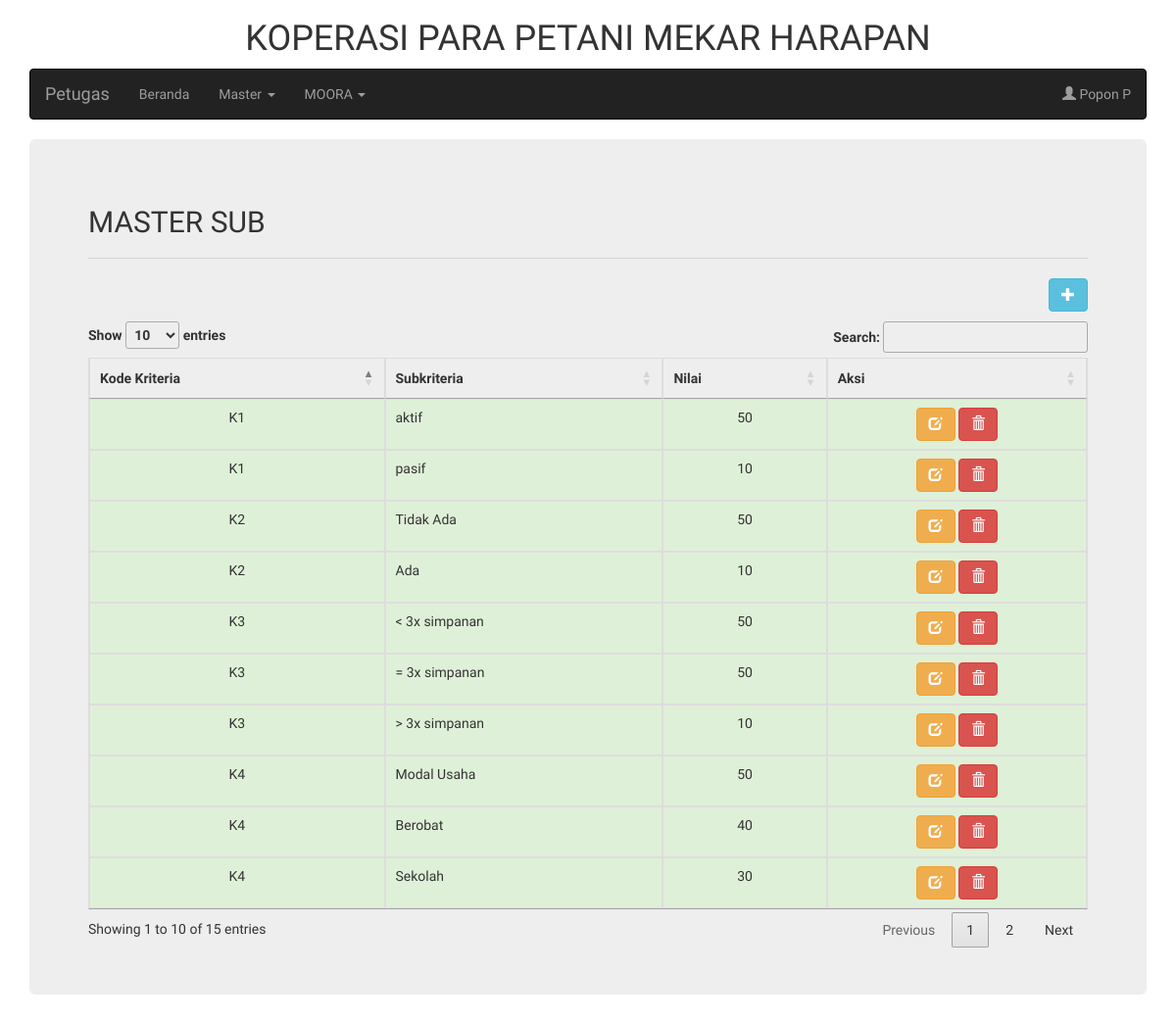
Screenshot of /halaman_petugas.php?page=master_sub (signed in) with the database file from the repository.
### tables this page shows
CREATE TABLE `user` (
  `id_anggota` int(11) NOT NULL,
  `nama` varchar(255) NOT NULL,
  `username` varchar(255) NOT NULL,
  `password` varchar(255) NOT NULL,
  `level` varchar(15) NOT NULL,
  `status` enum('aktif','pasif') NOT NULL
);

CREATE TABLE `tb_subkriteria` (
  `id` int(11) NOT NULL,
  `kode_kriteria` varchar(11) NOT NULL,
  `subkriteria` varchar(30) NOT NULL,
  `nilai` int(11) NOT NULL
);

### petugas/master_sub.php (the view, shortened to what this page needs)
<h2>MASTER SUB</h2>
<hr />
<button type="button" class="btn btn-info pull-right" style="margin-bottom: 10px" data-toggle="modal" data-target="#modalTambah">
  <span class="glyphicon glyphicon-plus"></span>
</button>
<table class="table table-bordered" id="tabel-data">
  <thead>
    <tr>
      <th class="text-center">Kode Kriteria</th>
      <th class="text-center">Subkriteria</th>
      <th class="text-center">Nilai</th>
      <th class="text-center">Aksi</th>
    </tr>
  </thead>
  <tbody>
    <?php
      $sqlKriteria = "SELECT * FROM tb_subkriteria";
      $queryKriteria = mysqli_query($koneksi, $sqlKriteria);
    ?>
    <?php while($listKriteria = mysqli_fetch_array($queryKriteria)){ ?>
      <tr class="success">
        <td class="text-center"><?php echo $listKriteria['kode_kriteria']; ?></td>
        <td><?php echo $listKriteria['subkriteria']; ?></td>
        <td class="text-center"><?php echo $listKriteria['nilai']; ?></td>
        <td class="text-center">
          <a
            href="javascript:;"
            data-toggle="modal" data-target="#"
            class="btn btn-warning">
              <span class="glyphicon glyphicon-edit"></span>
          </a>
          <a
            href="javascript:;"
            data-toggle="modal" data-target="#"
            class="btn btn-danger">
              <span class="glyphicon glyphicon-trash"></span>
          </a>
        </td>
      </tr>
    <?php } ?>
  </tbody>
</table>

### halaman_petugas.php (shortened to what this page needs)
<!DOCTYPE html>
<html lang="en">
<head>
  <link rel="stylesheet" href="https://maxcdn.bootstrapcdn.com/bootstrap/3.4.0/css/bootstrap.min.css">
  <link rel="stylesheet" type="text/css" media="screen" href="https://cdn.datatables.net/1.10.19/css/jquery.dataTables.min.css">
</head>
<body style="font-family: 'Didact Gothic', sans-serif;">
  <?php include("koneksi.php"); ?>
  <?php
      $sqlAnggota = "SELECT * FROM user WHERE username = '".$_SESSION['username']."'";
      $queryAnggota = mysqli_query($koneksi, $sqlAnggota);
      $anggota = mysqli_fetch_array($queryAnggota);
  ?>
  <div class="container">
  <h1 class="text-center">KOPERASI PARA PETANI MEKAR HARAPAN</h1>
    <nav class="navbar navbar-inverse">
      <div class="container-fluid">
        <div class="navbar-header">
          <a class="navbar-brand" href="halaman_petugas.php?page=home">Petugas</a>
        </div>
        <ul class="nav navbar-nav">
          <li><a href="halaman_petugas.php?page=home">Beranda</a></li>
          <li class="dropdown">
            <a class="dropdown-toggle" data-toggle="dropdown" href="#">Master
            <span class="caret"></span></a>
          </li>
          <li class="dropdown">
            <a class="dropdown-toggle" data-toggle="dropdown" href="#">MOORA
            <span class="caret"></span></a>
          </li>
        </ul>
        <ul class="nav navbar-nav navbar-right">
          <li class="dropdown"><a class="dropdown-toggle" data-toggle="dropdown" href="#"><span class="glyphicon glyphicon-user"></span> <?php echo $anggota['nama']; ?></a>
          </li>
        </ul>
      </div>
    </nav>
    <div class="jumbotron">
      <?php
        if(isset($_GET['page'])){
          $page = $_GET['page'];
          switch ($page) {
            case 'master_sub':
              include "petugas/master_sub.php";
              break;
          }
        }else{
          include "petugas/home.php";
        }
       ?>
    </div>
  </div>
</body>
</html>

### rows the page displays
user: nama "Popon P"
tb_subkriteria: kode_kriteria "K1", subkriteria "aktif", nilai "50"
tb_subkriteria: kode_kriteria "K1", subkriteria "pasif", nilai "10"
tb_subkriteria: kode_kriteria "K2", subkriteria "Tidak Ada", nilai "50"
tb_subkriteria: kode_kriteria "K2", subkriteria "Ada", nilai "10"
tb_subkriteria: kode_kriteria "K4", subkriteria "Modal Usaha", nilai "50"
tb_subkriteria: kode_kriteria "K4", subkriteria "Berobat", nilai "40"
tb_subkriteria: kode_kriteria "K4", subkriteria "Sekolah", nilai "30"
tb_subkriteria: kode_kriteria "K3", subkriteria "< 3x simpanan", nilai "50"
tb_subkriteria: kode_kriteria "K3", subkriteria "= 3x simpanan", nilai "50"
tb_subkriteria: kode_kriteria "K3", subkriteria "> 3x simpanan", nilai "10"
